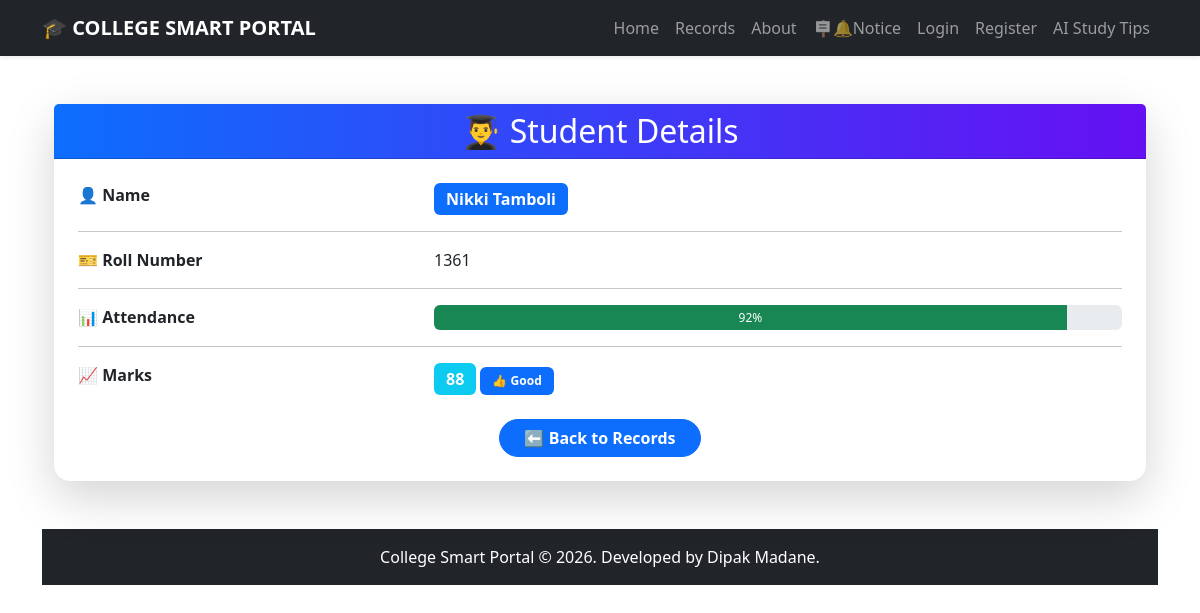
The app's page /student/1, older data.
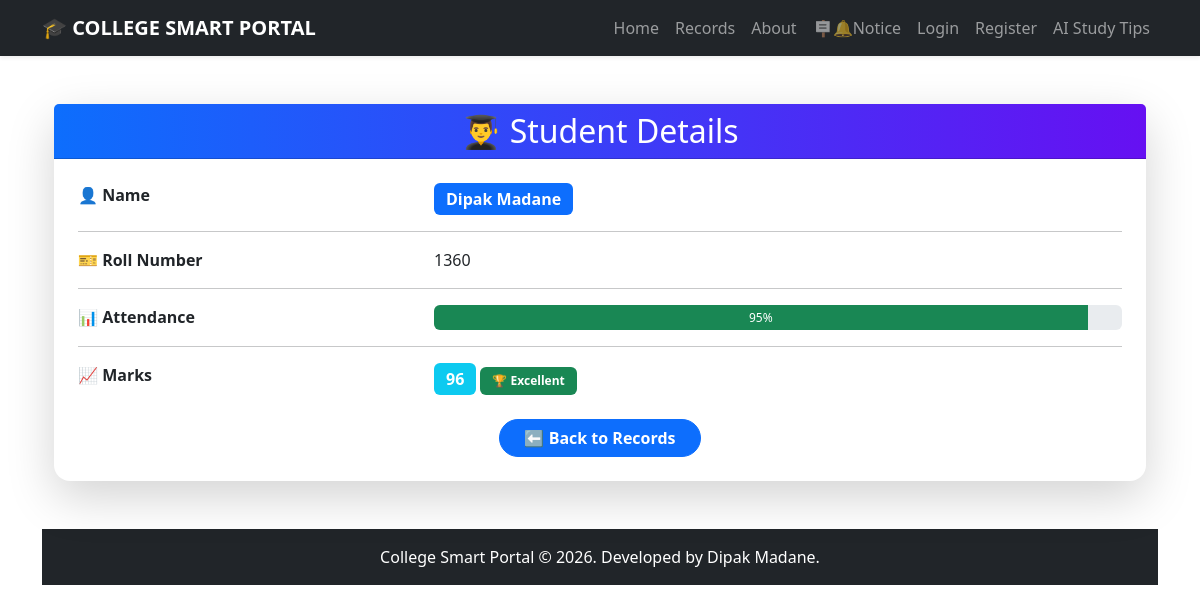
The same page, newer data.
### tables this page shows
CREATE TABLE students (
            id INTEGER PRIMARY KEY AUTOINCREMENT,
            name TEXT NOT NULL,
            roll TEXT UNIQUE NOT NULL,
            attendance INTEGER NOT NULL,
            marks INTEGER NOT NULL
        
        );

### app.py (the view)
@app.route("/student/<int:id>")
def student_detail(id):
    conn = get_db()
    student = conn.execute(
        "SELECT * FROM students WHERE id=?",
        (id,)
    ).fetchone()
    conn.close()
    if student is None:
        flash("Student Not Found!", "danger")
        return redirect(url_for("records"))
    return render_template("student_detail.html", student=student)

### app.py (called while the page is built)
def get_db():
    conn = sqlite3.connect("myproject.db")
    conn.row_factory = sqlite3.Row
    return conn

### templates/student_detail.html
{% extends 'base.html' %}
{% block content %}
<div class="container mt-5">
    <div class="card shadow-lg border-0 rounded-4">
        <div class="card-header text-center text-white"
             style="background:linear-gradient(90deg,#0d6efd,#6610f2);">
            <h2 class="mb-0">👨‍🎓 Student Details</h2>
        </div>
        <div class="card-body p-4">
            <div class="row mb-3">
                <div class="col-md-4 fw-bold">
                    👤 Name
                </div>
                <div class="col-md-8">
                    <span class="badge bg-primary fs-6">
                        {{ student.name }}
                    </span>
                </div>
            </div>
            <hr>
            <div class="row mb-3">
                <div class="col-md-4 fw-bold">
                    🎫 Roll Number
                </div>
                <div class="col-md-8">
                    {{ student.roll }}
                </div>
            </div>
            <hr>
            <div class="row mb-3">
                <div class="col-md-4 fw-bold">
                    📊 Attendance
                </div>
                <div class="col-md-8">
                    <div class="progress" style="height:25px;">
                        <div class="progress-bar bg-success"
                             style="width:{{ student.attendance }}%;">
                            {{ student.attendance }}%
                        </div>
                    </div>
                </div>
            </div>
            <hr>
            <div class="row mb-4">
                <div class="col-md-4 fw-bold">
                    📈 Marks
                </div>
                <div class="col-md-8">
                    <span class="badge bg-info fs-6">
                        {{ student.marks }}
                    </span>
                    {% if student.marks >= 90 %}
                        <span class="badge bg-success">🏆 Excellent</span>
                    {% elif student.marks >= 75 %}
                        <span class="badge bg-primary">👍 Good</span>
                    {% elif student.marks >= 60 %}
                        <span class="badge bg-warning text-dark">🙂 Average</span>
                    {% else %}
                        <span class="badge bg-danger">⚠️ Poor</span>
                    {% endif %}
                </div>
            </div>
            <div class="text-center">
                <a href="{{ url_for('records') }}"
                   class="btn btn-primary rounded-pill px-4">
                    ⬅️ Back to Records
                </a>
            </div>
        </div>
    </div>
</div>
{% endblock %}

### templates/base.html (shortened to what this page needs)
<!DOCTYPE html>
<html>
<head>
    <link href="https://cdn.jsdelivr.net/npm/bootstrap@5.3.3/dist/css/bootstrap.min.css" rel="stylesheet">
</head>
<body>
<nav>
<nav class="navbar navbar-expand-lg navbar-dark bg-dark shadow-sm">
  <div class="container">
    <a class="navbar-brand fw-bold" href="/">🎓 COLLEGE SMART PORTAL </a>
    <div class="collapse navbar-collapse" id="navbarNav">
      <ul class="navbar-nav ms-auto">
        <li class="nav-item">
          <a class="nav-link" href="/">Home</a>
        </li>
        <li class="nav-item">
          <a class="nav-link" href="/record">Records</a>
        </li>
        <li class="nav-item">
          <a class="nav-link" href="/about">About</a>
        </li>
        <li class="nav-item">
              <a class="nav-link" href="/notice">🪧🔔Notice</a>
            </li>
        {% if session.get("username") %}
            {% if session.get("role") == "admin" %}
            <li class="nav-item">
              <a class="nav-link" href="/add">Add Student</a>
            </li>
            {% endif %}
            <li class="nav-item">
              <a class="nav-link text-warning" href="/logout">Logout</a>
            </li>
        {% else %}
            <li class="nav-item">
              <a class="nav-link" href="/login">Login</a>
            </li>
            <li class="nav-item">
              <a class="nav-link" href="/register">Register</a>
            </li>
            <li class="nav-item">
              <a class="nav-link" href="/ai_tips">AI Study Tips</a>
            </li>
        {% endif %}
      </ul>
    </div>
  </div>
</nav>
</nav>
<div class="container">
{% block content %}
{% endblock %}
<footer class="bg-dark text-white text-center p-3 mt-5">
    College Smart Portal &copy; 2026. Developed by Dipak Madane.
</footer>
</div>
</body>
</html>

### templates/base.html (style rules this page uses)
.card { transition:0.3s; }
.badge { padding:8px 12px; }
.btn { transition:0.3s; }
.card-body div { transition:.3s; }
.btn { border: radius 15px;x; font-weight:bold; }

Row changes from the older to the newer data that the page shows:
changed students: name "Nikki Tamboli" → "Dipak Madane"; roll "1361" → "1360"; attendance "92" → "95"; marks "88" → "96"
Text that changed along with them:
text no longer shown: "👍 Good"
text now shown: "🏆 Excellent"
